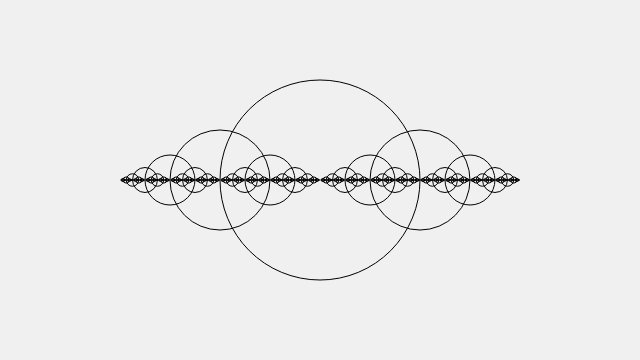
Frame 1 (no input)
Frame 60 (no input): identical to frame 1, image omitted
Frame 120 (the mouse pressed at the canvas centre since frame 60): identical to frame 1, image omitted

The p5.js sketch that drew this single still picture (run headless with seeded random() and noise() and a simulated clock; from frame 60 on, the mouse is pressed at the canvas centre):

// p5.js sketch
// ── sketch.js
/// <reference path="../../p5.global-mode.d.ts" />
function drawCircle(x,y,r) {
    stroke(0);
    noFill();
    ellipse(x, y, r, r);
    if (r > 2) {
        drawCircle(x + r/2, y, r/2);
        drawCircle(x - r/2, y, r/2);
    }
}
function setup() {
    createCanvas(640, 360);
}
function draw() {
    background(240);
    drawCircle(width/2, height/2, 200);
}
